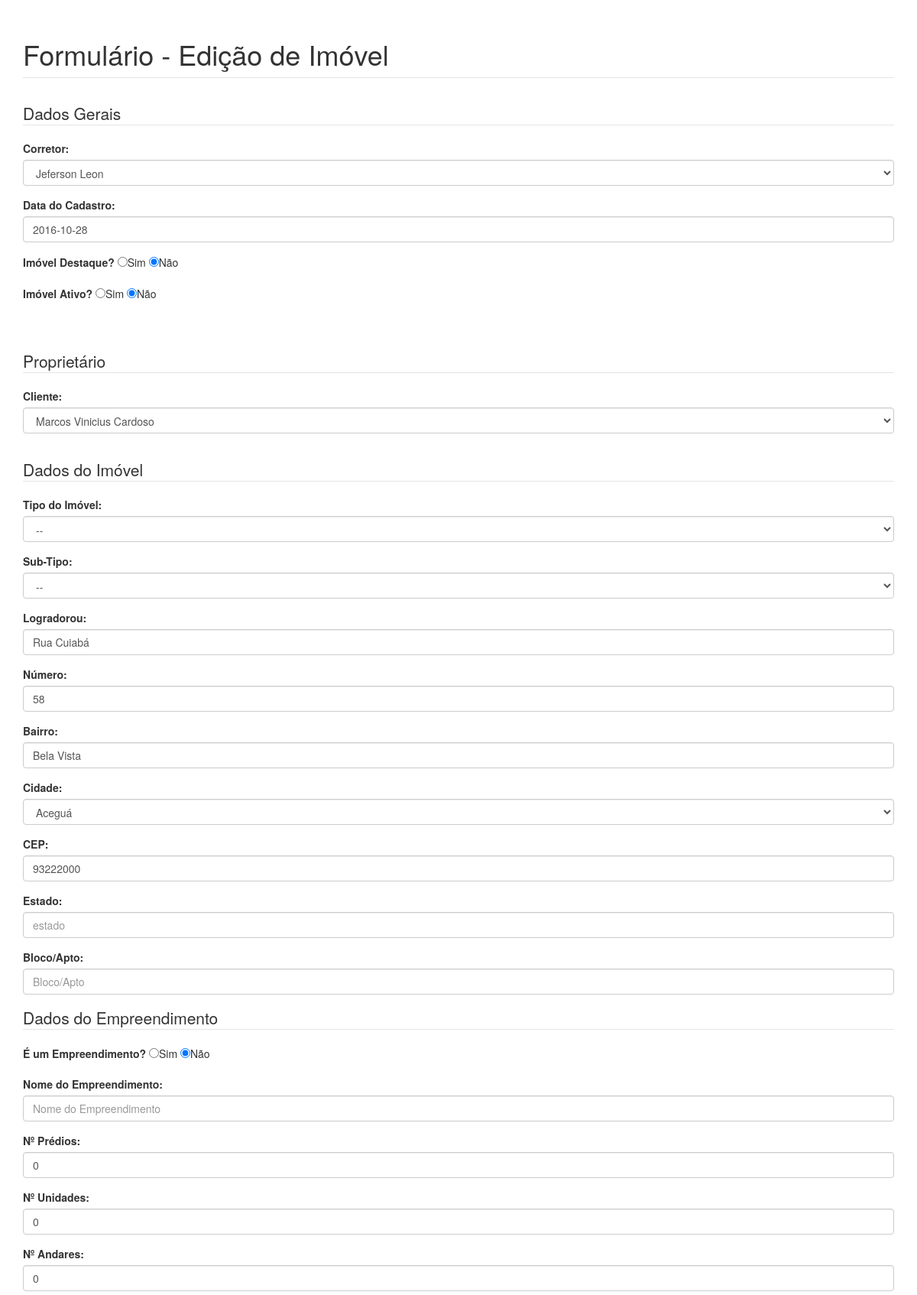
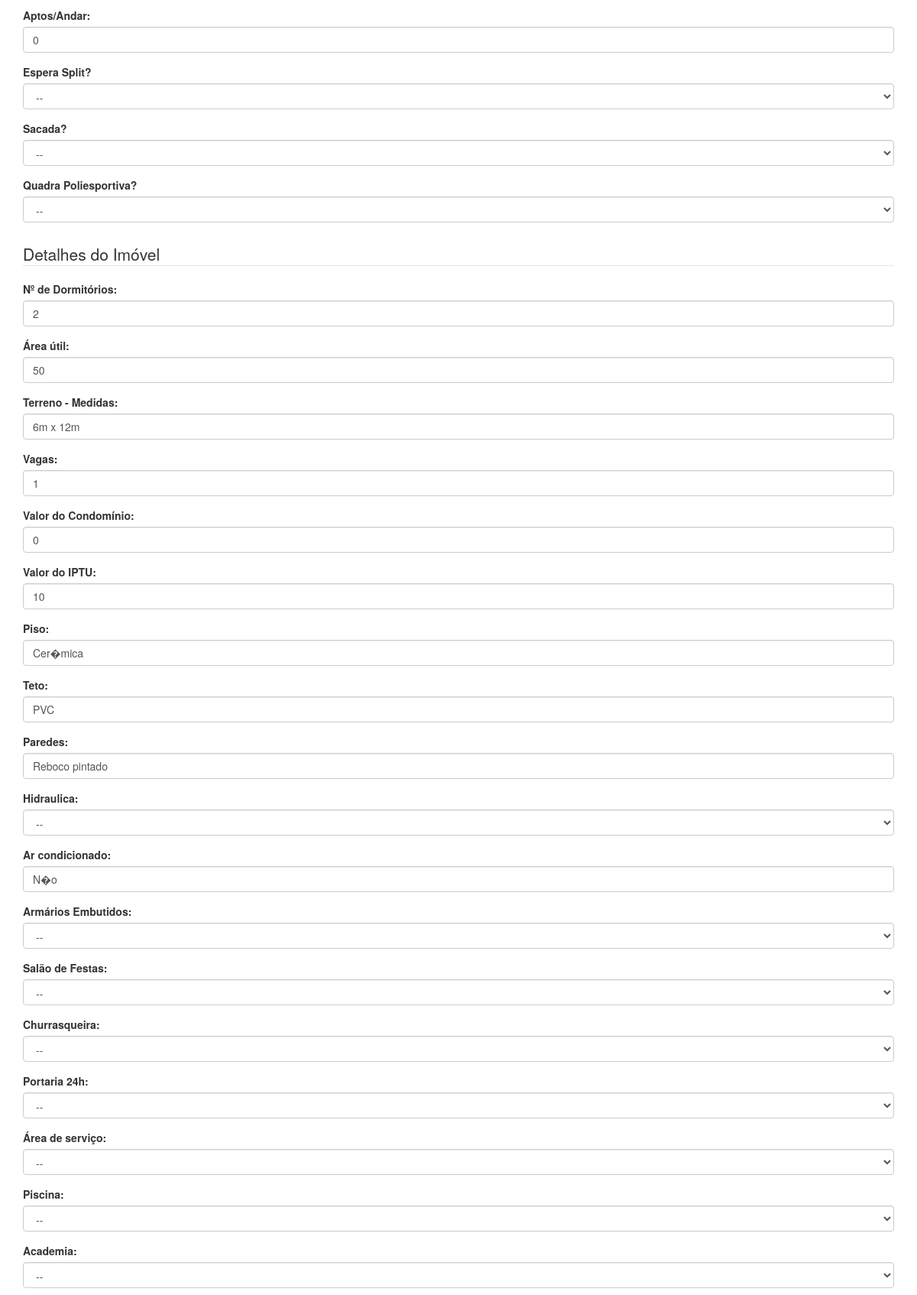
/imoveis/editar.php?idimo=1 (signed in, upper part), run on the app's committed database (2 pictures, top to bottom).
### tables this page shows
CREATE TABLE IF NOT EXISTS `imovel` (
  `idimo` int(10) unsigned NOT NULL,
  `idusu` int(10) unsigned DEFAULT NULL,
  `ativo` tinyint(1) NOT NULL,
  `datacadimo` date DEFAULT NULL,
  `idcliven` int(10) unsigned DEFAULT NULL,
  `tipoimo` varchar(150) DEFAULT NULL,
  `tipo` varchar(100) NOT NULL,
  `lougradouro` varchar(200) NOT NULL,
  `numero` int(11) NOT NULL,
  `bloco` varchar(20) NOT NULL,
  `bairro` varchar(80) NOT NULL,
  `cidade` varchar(80) NOT NULL,
  `cep` varchar(15) NOT NULL,
  `estado` varchar(80) NOT NULL,
  `numdormimo` int(10) unsigned DEFAULT NULL,
  `areaimo` varchar(100) DEFAULT NULL,
  `vagasimo` int(10) unsigned DEFAULT NULL,
  `valorcondominioimo` varchar(100) DEFAULT NULL,
  `valoriptuimo` varchar(100) DEFAULT NULL,
  `piso` varchar(100) DEFAULT NULL,
  `tetoimo` varchar(100) DEFAULT NULL,
  `paredesimo` varchar(100) DEFAULT NULL,
  `hidraulicaimo` varchar(100) DEFAULT NULL,
  `arcondicionadoimo` varchar(100) DEFAULT NULL,
  `armariosimo` varchar(100) DEFAULT NULL,
  `salaofestaimo` varchar(100) DEFAULT NULL,
  `churrasqueiraimo` varchar(100) DEFAULT NULL,
  `portariaimo` varchar(100) DEFAULT NULL,
  `areaservicoimo` varchar(100) DEFAULT NULL,
  `piscinaimo` varchar(100) DEFAULT NULL,
  `academiaimo` varchar(100) DEFAULT NULL,
  `valorimo` varchar(100) DEFAULT NULL,
  `planoimo` varchar(100) DEFAULT NULL,
  `inclinadoimo` varchar(100) DEFAULT NULL,
  `gramadoimo` varchar(100) DEFAULT NULL,
  `calcadoimo` varchar(100) DEFAULT NULL,
  `comissaoimo` varchar(100) DEFAULT NULL,
  `valorvendaimo` decimal(10,0) DEFAULT NULL,
  `observacao1` varchar(255) DEFAULT NULL,
  `observacao2` varchar(255) DEFAULT NULL,
  `observacao3` varchar(255) NOT NULL,
  `medidasimo` varchar(100) DEFAULT NULL,
  `foto1` varchar(255) DEFAULT NULL,
  `foto2` varchar(255) DEFAULT NULL,
  `foto3` varchar(255) DEFAULT NULL,
  `foto4` varchar(255) DEFAULT NULL,
  `foto5` varchar(255) DEFAULT NULL,
  `destaqueimo` int(11) NOT NULL,
  `empreendimento` int(11) NOT NULL,
  `nomeempreendimento` varchar(200) NOT NULL,
  `numunidades` int(11) NOT NULL,
  `numandares` int(11) NOT NULL,
  `numpredios` int(11) NOT NULL,
  `aptosporandar` int(11) NOT NULL,
  `numlotes` int(11) NOT NULL,
  `esperasplit` varchar(3) NOT NULL,
  `sacada` varchar(3) NOT NULL,
  `quadraesporte` varchar(3) NOT NULL,
  `mcmv` varchar(3) NOT NULL,
  `idcap` int(11) DEFAULT NULL
);

### imoveis/editar.php (the view, shortened to what this page needs)
<?php
		$id = (isset($_GET['idimo'])) ? $_GET['idimo'] : '';
		if (!empty($id) && is_numeric($id)):
			$conexao = conexao::getInstance();
			$sql = 'SELECT * FROM imovel WHERE idimo = :id';
			$stm = $conexao->prepare($sql);
			$stm->bindValue(':id', $id);
			$stm->execute();
			$cliente = $stm->fetch(PDO::FETCH_OBJ);
		endif;
?>
<!DOCTYPE html>
<html>
<head>
	<link rel="stylesheet" type="text/css" href="css/bootstrap.min.css">
	<link rel="stylesheet" type="text/css" href="css/custom.css">
</head>
<body>
	<div class='container'>
		<fieldset>
			<legend><h1>Formulário - Edição de Imóvel</h1></legend>
			<?php if(empty($cliente)):?>
				<h3 class="text-center text-danger">Imóvel não encontrado!</h3>
			<?php else: ?>
				<form action="action_cliente.php" method="post" id='form-contato' enctype='multipart/form-data'>
				  <fieldset>
					<legend>Dados Gerais </legend>
						<div class="form-group">
							<label for="tipo">Corretor:</label>
							<?php
								$ops='';
								$pdo = new PDO('mysql:host=localhost;dbname=radardos_imoveis', 'radardosimoveisc', 'Alterar1234');
								$stmt = $pdo->query("SELECT idusu,nome FROM usuario");
								while ($row = $stmt->fetch(PDO::FETCH_ASSOC)) {
									$ops.= "<option value='" . $row['idusu'] . "'>" . $row['nome'] . "</option>";
								}
							?>
							<select name="fileselect" class="form-control" name="nomeusu" value="<?=$cliente->idusu?>">
								<?php echo $ops;?>
							</select>
						</div>
						<div class="form-group">
							<label for="dataani">Data do Cadastro:</label>
							<input type="text" class="form-control" id="datac" name="datacad" value="<?=$cliente->datacadimo?>">
						</div>
						<div class="form-group">
							<label for="dataani">Imóvel Destaque?</label>
							<input type="radio"  id="datac" name="destaque" value="1" />Sim
							<input type="radio" name="destaque" value="0" checked/>Não
						</div>
						<div class="form-group">
							<label for="dataani">Imóvel Ativo?</label>
							<input type="radio"  id="datac" name="ativo" value="1" />Sim
							<input type="radio" name="ativo" value="0" checked/>Não
						</div>
					</fieldset>
	  <br/>
	  <fieldset>
	  <legend>Proprietário </legend>
	  <label for="tipo">Cliente:</label>
		<?php
			$ops='';
			$pdo = new PDO('mysql:host=localhost;dbname=radardos_imoveis', 'radardosimoveisc', 'Alterar1234');
			$stmt = $pdo->query("SELECT idcliven,nomecliven FROM clientevendedor");
			while ($row = $stmt->fetch(PDO::FETCH_ASSOC)) {
				$ops.= "<option value='" . $row['idcliven'] . "'>" . $row['nomecliven'] . "</option>";
			}
		?>
		<select name="fileselect" class="form-control" name="cliven" value="<?=$cliente->idcliven?>">
			<?php echo $ops;?>
		</select>
	   </fieldset>
	  <br/>
	  <legend>Dados do Imóvel </legend>
	 <div class="form-group">
	  <label for="tipo">Tipo do Imóvel:</label>
				<select name="tipoimo" class="form-control" id="tipoimo1">
                    <option value="<?=$cliente->tipo?>">--</option>
                </select>
	  </div>
	  <div class="form-group">
	  <label for="tipo">Sub-Tipo:</label>
				<select name="subtipo" class="form-control" id="subtipo1">
                    <option value="<?=$cliente->subtipo?>">--</option>
                </select>
	  </div>
	<div class="form-group">
		<label for="dados">Logradorou:</label>
		<input type="text" class="form-control" id="endereco" name="endereco" placeholder="Endereço" value="<?=$cliente->lougradouro?>">
	</div>
	<div class="form-group">
		<label for="dados">Número:</label>
		<input type="text" class="form-control" id="numero" name="numero" placeholder="Número" value="<?=$cliente->numero?>">
	</div>
	<div class="form-group">
		<label for="dados">Bairro:</label>
		<input type="text" class="form-control" id="bairro" name="bairro" placeholder="Bairro" value="<?=$cliente->bairro?>">
	</div>
				<div class="form-group">
					<label for="tipo">Cidade:</label>
						<select name="cidade" class="form-control" id="cidade">
				              <option value = 'Aceguá'>Aceguá</option>;
						</select>
				</div>
    <div class="form-group">
		<label for="dados">CEP:</label>
		<input type="text" class="form-control" id="cep" name="cep" placeholder="CEP" value="<?=$cliente->cep?>">
	</div>
	<div class="form-group">
		<label for="dados">Estado:</label>
		<input type="text" class="form-control" id="estado" name="estado" placeholder="estado" value="<?=$cliente->estado?>">
	</div>
    <div class="form-group">
		<label for="dados">Bloco/Apto:</label>
		<input type="text" class="form-control" id="bloco" name="bloco" placeholder="Bloco/Apto" value="<?=$cliente->bloco?>">
	</div>
	<fieldset>
	  <legend>Dados do Empreendimento </legend>
	  <div class="form-group">
	     <label for="dataani">É um Empreendimento?</label>
		 <input type="radio"  id="empreendimento" name="emp" value="1" />Sim
		 <input type="radio" name="emp" value="0" checked/>Não
	  </div>
	   <div class="form-group">
		<label for="dados">Nome do Empreendimento:</label>
		<input type="text" class="form-control" id="empreendimento1" name="empreendimento" placeholder="Nome do Empreendimento" value="<?=$cliente->nomeempreendimento?>">
	</div>
	 <div class="form-group">
		<label for="dados">Nº Prédios:</label>
		<input type="text" class="form-control" id="numpredios" name="numpredios" placeholder="Nº de Prédios" value="<?=$cliente->numpredios?>">
	</div>
	 <div class="form-group">
		<label for="dados">Nº Unidades:</label>
		<input type="text" class="form-control" id="numunidades" name="numunidades" placeholder="Nº de Unidades" value="<?=$cliente->numunidades?>">
	</div>
	 <div class="form-group">
		<label for="dados">Nº Andares:</label>
		<input type="text" class="form-control" id="numandares" name="numandares" placeholder="Nº de andares" value="<?=$cliente->numandares?>">
	</div>
	 <div class="form-group">
		<label for="dados">Aptos/Andar:</label>
		<input type="text" class="form-control" id="aptosporandar" name="aptosporandar" placeholder="Nº Aptos/Andar" value="<?=$cliente->aptosporandar?>">
	</div>
	<div class="form-group">
	<label for="embutido">Espera Split?</label>
		<select name="split" class="form-control" id="split1">
            <option value="">--</option>
		</select>
	  </div>
	<div class="form-group">
	<label for="embutido">Sacada?</label>
		<select name="sacada" class="form-control" id="sacada1">
            <option value="">--</option>
		</select>
	  </div>
	  <div class="form-group">
	<label for="embutido">Quadra Poliesportiva?</label>
		<select name="quadra" class="form-control" id="quadra">
            <option value="">--</option>
		</select>
	  </div>
	</fieldset>
	<fieldset>
		<legend>Detalhes do Imóvel </legend>
	  <div class="form-group">
		<label for="dormitorio">Nº de Dormitórios:</label>
		<input type="text" class="form-control" id="dormitorio" name="dormitorio" placeholder="3 dorm" value="<?=$cliente->numdormimo?>">
	</div>
	  <div class="form-group">
		<label for="areautil">Área útil: </label>
		<input type="text" class="form-control" id="areautil" name="areautil" placeholder="? m²" value="<?=$cliente->areaimo?>">
	</div>
	<div class="form-group">
		<label for="ar">Terreno - Medidas:</label>
		<input type="text" class="form-control" id="medidas" name="medidas" placeholder="? m x ? m" value="<?=$cliente->medidasimo?>">
	</div>
	<div class="form-group">
		<label for="vagas">Vagas:</label>
		<input type="number" class="form-control" min ="0" max="8" id="vagas" name="vagas" placeholder="vagas" value="<?=$cliente->vagasimo?>">
	</div>
	<div class="form-group">
		<label for="condominio">Valor do Condomínio: </label>
		<input type="text" class="form-control" id="condominio" name="valcondominio" placeholder="R$" value="<?=$cliente->valorcondominioimo?>">
	</div>
	<div class="form-group">
		<label for="iptu">Valor do IPTU: </label>
		<input type="number" class="form-control" id="iptu" name="iptu" placeholder="R$" pattern="([0-9]{1,3}\.)?[0-9]{1,3},[0-9]{2}$" value="<?=$cliente->valoriptuimo?>">
	</div>
	<div class="form-group">
		<label for="piso">Piso:</label>
		<input type="text" class="form-control" id="piso" name="piso" placeholder="Madeira; Laminado; Ceramica; Porcelanato;" value="<?=$cliente->piso?>">
	</div>
	<div class="form-group">
		<label for="teto">Teto:</label>
		<input type="text" class="form-control" id="teto" name="teto" placeholder="Madeira; PVC; Chapa; Gesso;" value="<?=$cliente->tetoimo?>">
	</div>
	<div class="form-group">
		<label for="paredes">Paredes:</label>
		<input type="text" class="form-control" id="parede" name="parede" placeholder="Reboco; Massa Corrida; Textura; Ceramica; Revestida" value="<?=$cliente->paredesimo?>">
	</div>
	<div class="form-group">
	 <div class="form-group">
	<label for="Hidraulica">Hidraulica:</label>
		<select name="hidraulica" class="form-control" id="hidraulica">
            <option value="">--</option>
                </select>
	  </div>
	<div class="form-group">
		<label for="ar">Ar condicionado:</label>
		<input type="text" class="form-control" id="ar" name="ar" placeholder="Dois ar Split e um ar janela" value="<?=$cliente->arcondicionadoimo?>">
	</div>
	<div class="form-group">
	<label for="embutido">Armários Embutidos:</label>
		<select name="embutido" class="form-control" id="embutido">
            <option value="">--</option>
		</select>
	  </div>
	<div class="form-group">
	<label for="festa">Salão de Festas:</label>
		<select name="festa" class="form-control" id="festa">
            <option value="">--</option>
		</select>
	  </div>
	  <div class="form-group">
	<label for="churrasqueira">Churrasqueira:</label>
		<select name="churras" class="form-control" id="churrasqueira">
            <option value="">--</option>
		</select>
	  </div>
	  <div class="form-group">
	<label for="portaria">Portaria 24h:</label>
		<select name="portaria" class="form-control" id="portaria">
            <option value="">--</option>
		</select>
	  </div>
	  <div class="form-group">
	<label for="servico">Área de serviço:</label>
		<select name="servico" class="form-control" id="servico">
            <option value="">--</option>
		</select>
	  </div>
	  <div class="form-group">
	<label for="piscina">Piscina:</label>
		<select name="piscina" class="form-control" id="piscina">
            <option value="">--</option>
		</select>
	  </div>
	  <div class="form-group">
	<label for="academia">Academia:</label>
		<select name="academia" class="form-control" id="academia">
            <option value="">--</option>
		</select>
	  </div>
				</form>
			<?php endif; ?>
		</fieldset>
	</div>
</body>
</html>

### imoveis/css/custom.css (style rules this page uses)
fieldset { margin:1% auto; }
.container { margin-top:20px; }

### data on the page
imovel: datacad "2016-10-28", endereco "Rua Cuiabá", numero "58", bairro "Bela Vista", cep "93222000", numpredios "0", numunidades "0", numandares "0", aptosporandar "0", dormitorio "2", areautil "50", medidas "6m x 12m", vagas "1", valcondominio "0", iptu "10", piso "Cer�mica", teto "PVC", parede "Reboco pintado", ar "N�o"

### other printed values
form field fileselect "Jeferson Leon"
form field fileselect "Marcos Vinicius Cardoso"
